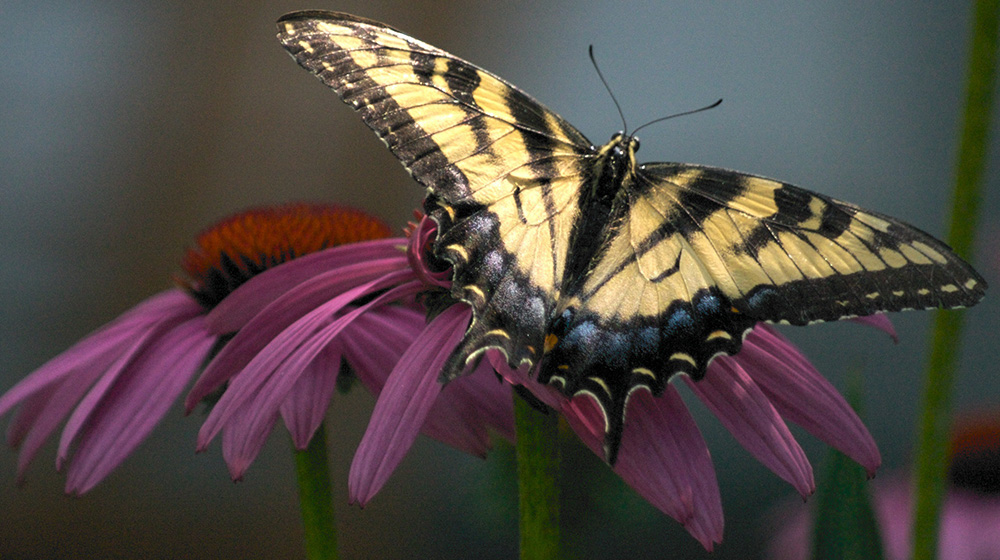
#> input picture ex1.jpg, 1000 x 560 px
$ jupyter execute --allow-errors uzv_decomp.ipynb
#> lines starting #> are read from the running program, lines starting #| are printed output that depends on the picture
[cell 1]
import numpy as np
import matplotlib.pyplot as plt
import pandas as pd
import cv2
import pylab
import imageio
import glob
import skimage

[cell 2]
img = cv2.imread('ex1.jpg',0)
#> img: shape (560, 1000); min 0, max 255, mean 76.3

[cell 3]
def rrr_uzv_col_reordered(a,sim=False,r=None,V=None):

    m,n = a.shape[0],a.shape[1]

    if(sim and r is not None):
        l = 2*r
    else:
        l = int(np.ceil(np.square(np.linalg.norm(a,ord='nuc')/np.linalg.norm(a,ord='fro'))))

    if(V is not None):
        z2 = V
    else:
        z2 = np.random.randn(n,l)

    q=4

    for i in range(q):
        z1 = np.matmul(a,z2)
        z2 = np.matmul(np.transpose(a),z1)

        u, r1 = np.linalg.qr(z1)
        v, r2 = np.linalg.qr(z2)
        z2 = v

    a_av = np.matmul(a,v)
    permute_index = np.argsort(np.linalg.norm(a_av,axis=0))[::-1]
    us = u[:,permute_index]
    vs = v[:,permute_index]
    zs = np.matmul(np.matmul(us.T,a),vs)
    a_s = np.matmul(np.matmul(us,zs),vs.T)
    rmse2  = np.sqrt(np.sum(np.square(a-a_s))/(m*n))

    return a_s,rmse2,us,zs,vs

[cell 4]
plt.plot(np.linalg.svd(img)[1])
plt.ylabel("Singular Value")
plt.xlabel("No of Singular Values")
plt.title("Spectral Graph (Decay of Singular Values of an Image)")
plt.show()
#> figure, not shown here; curve peaks at x = 0, y = 60361.8

[cell 5]
u,z,v = np.linalg.svd(img)
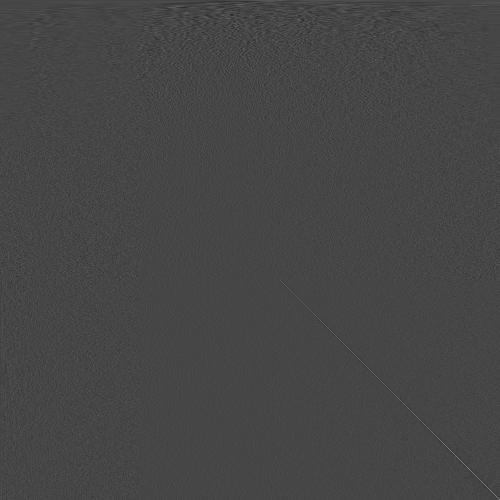
#> v: shape (1000, 1000) float64 (shown at 1/2 size); min -0.257, max 0.679, mean 3.59e-05; drawn with min black and max white
#> z = 560 values, max 60361.8 at index 0, min 9.46 at index 559, mean 534.2

[cell 6]
a_s,err,u1,z1,v1 = rrr_uzv_col_reordered(img)
#> in rrr_uzv_col_reordered, `l = int(np.ceil(np.square(np.linalg.norm(a,ord='nuc')/np.linalg.norm(a..`: l = 21
#> after the loop in rrr_uzv_col_reordered, `for i in range(q):`:
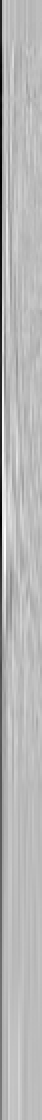
#> z1: shape (560, 21) float64 (shown 2 times larger); min -3536.9, max 1242.4, mean -119.3; drawn with min black and max white
#> in rrr_uzv_col_reordered, `permute_index = np.argsort(np.linalg.norm(a_av,axis=0))[::-1]`: permute_index = 21 values, max 20 at index 18, min 0 at index 0, mean 10
#> in rrr_uzv_col_reordered, `a_s = np.matmul(np.matmul(us,zs),vs.T)`:
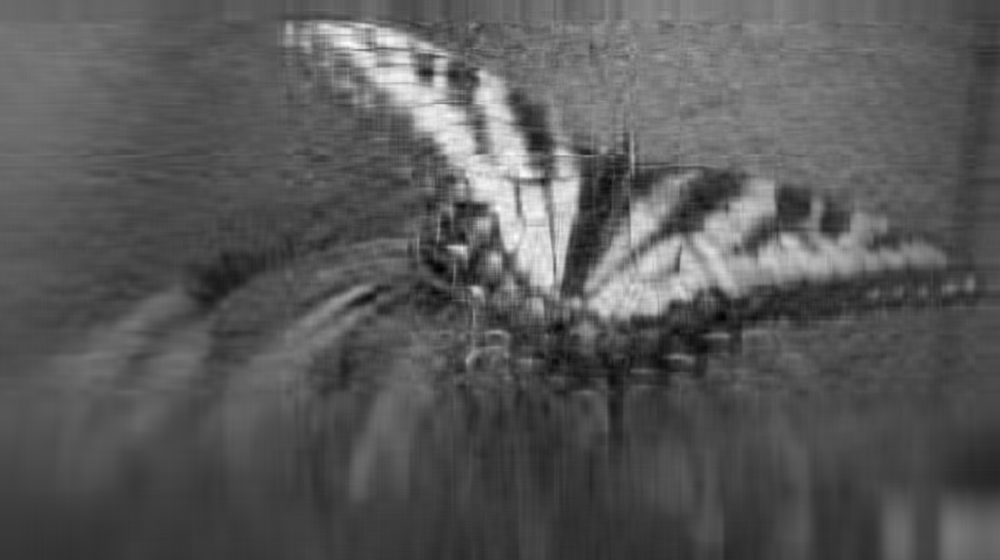
#> a_s: shape (560, 1000) float64; min -31.91, max 278.3, mean 76.3; drawn with min black and max white
#> in rrr_uzv_col_reordered, `rmse2  = np.sqrt(np.sum(np.square(a-a_s))/(m*n))`: rmse2 = 14.28
#> err = 14.28

[cell 7]
err
#> Out = 14.28

[cell 8]
z1.shape
#> Out = (21, 21)

[cell 9]
z_rrr = np.zeros(z.shape)
#> z_rrr = 560 values from 0 to 0

[cell 10]
for i in range(z1.shape[0]):
    z_rrr[i] = z1[i][i]
#> after the loop, z_rrr = 560 values, max 60361.8 at index 0, min -10633 at index 2, mean 159.8

[cell 11]
z_rrr.shape
#> Out = (560,)

[cell 12]
z.shape
#> Out = (560,)

[cell 13]
plt.plot(abs(z_rrr),label = "Obtained in RRR_UZVD")
plt.plot(z,label="Obtained in SVD")
plt.title("Decay of Singular Values")
plt.xlim(0,50)
plt.legend()
plt.show()
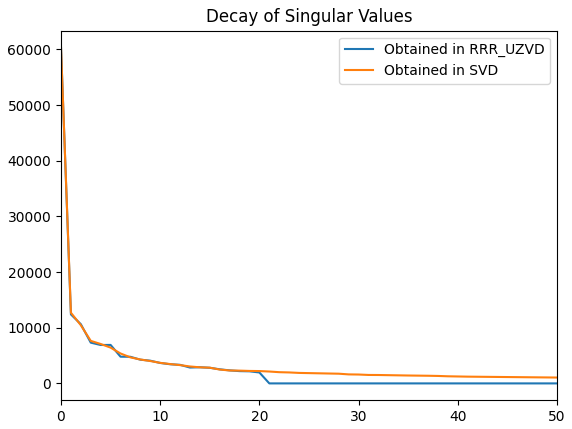
#> figure drawn by matplotlib, 1 panel; curve peaks at x = 0, y = 60361.8; curve peaks at x = 0, y = 60361.8

[cell 14]
plt.show()

[cell 15]
k = 50

[cell 16]
u.shape
#> Out = (560, 560)

[cell 17]
v.shape
#> Out = (1000, 1000)

[cell 18]
z.shape
#> Out = (560,)

[cell 19]
Ar = np.zeros((len(u), len(v)))
#> Ar: shape (560, 1000) float64; every value is 0
for i in range(25):
    Ar += z[i] * np.outer(u.T[i], v[i])
#> this loop made 25 passes
#> pass 1, `Ar += z[i] * np.outer(u.T[i], v[i])`:
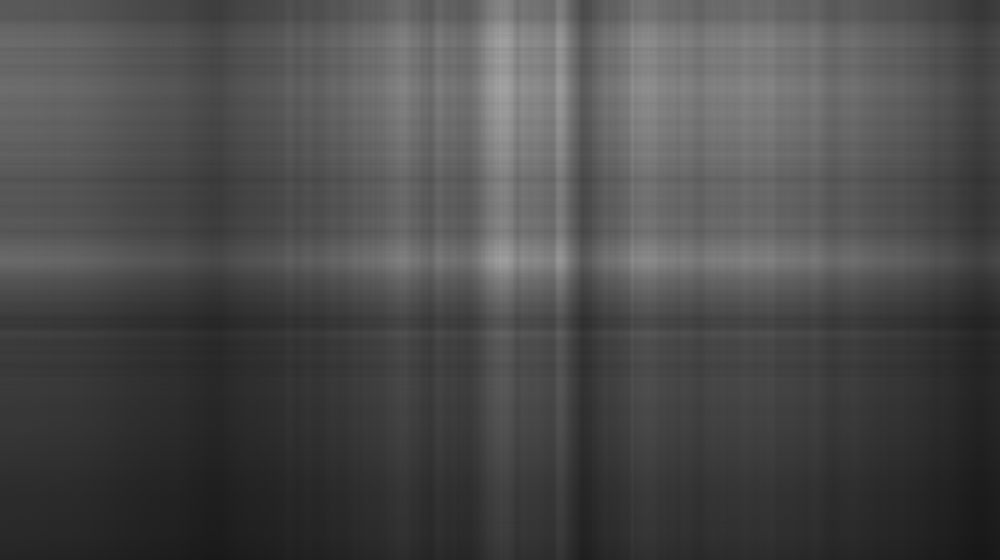
#> Ar: shape (560, 1000) float64; min 22.84, max 164.6, mean 75.8

plt.imshow(Ar,cmap='gray')
plt.show()

[cell 20]
Ar.shape
#> Out = (560, 1000)

[cell 21]
plt.imshow(img,cmap='gray')
plt.show()

[cell 22]
img = cv2.imread('ex1.jpg',0)
img = img + 10*np.random.randn(*img.shape)
u,z,v = np.linalg.svd(img)
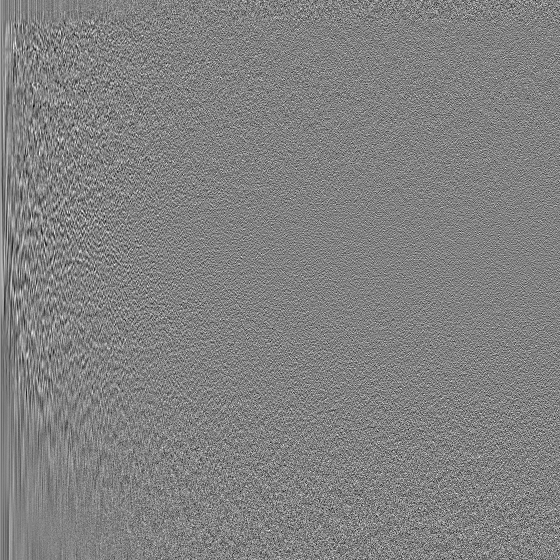
#> u: shape (560, 560) float64; min -0.212, max 0.205, mean 3.13e-05; drawn with min black and max white
#> z = 560 values, max 60380.7 at index 0, min 95.15 at index 559, mean 695.3

plt.imshow(img,cmap='gray')
plt.show()

plt.plot(z)
plt.ylabel("Singular Value")
plt.xlabel("No of Singular Values")
plt.title("Spectral Graph (Decay of Singular Values of an Image)")
plt.show()
#> figure, not shown here; curve peaks at x = 0, y = 60380.7

Ar = np.zeros((len(u), len(v)))
for i in range(25):
    Ar += z[i] * np.outer(u.T[i], v[i])

plt.imshow(Ar,cmap='gray')
plt.show()

[cell 23]
img = cv2.imread('ex1.jpg',0)
img = skimage.util.random_noise(img,mode='pepper')

u,z,v = np.linalg.svd(img)
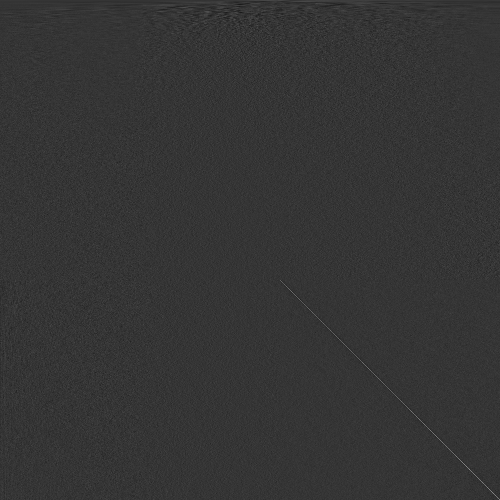
#> v: shape (1000, 1000) float64 (shown at 1/2 size); min -0.199, max 0.756, mean 2.29e-05; drawn with min black and max white
#> z = 560 values, max 224.8 at index 0, min 0.506 at index 559, mean 3.4

plt.imshow(img,cmap='gray')
plt.show()

plt.plot(z)
plt.ylabel("Singular Value")
plt.xlabel("No of Singular Values")
plt.title("Spectral Graph (Decay of Singular Values of an Image)")
plt.show()
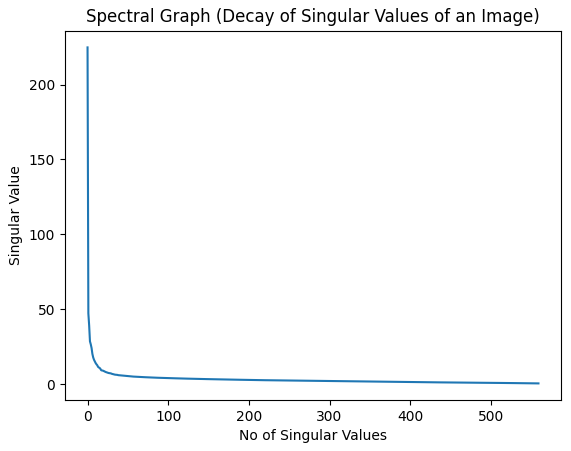
#> figure drawn by matplotlib, 1 panel; curve peaks at x = 0, y = 224.8

Ar = np.zeros((len(u), len(v)))
for i in range(25):
    Ar += z[i] * np.outer(u.T[i], v[i])
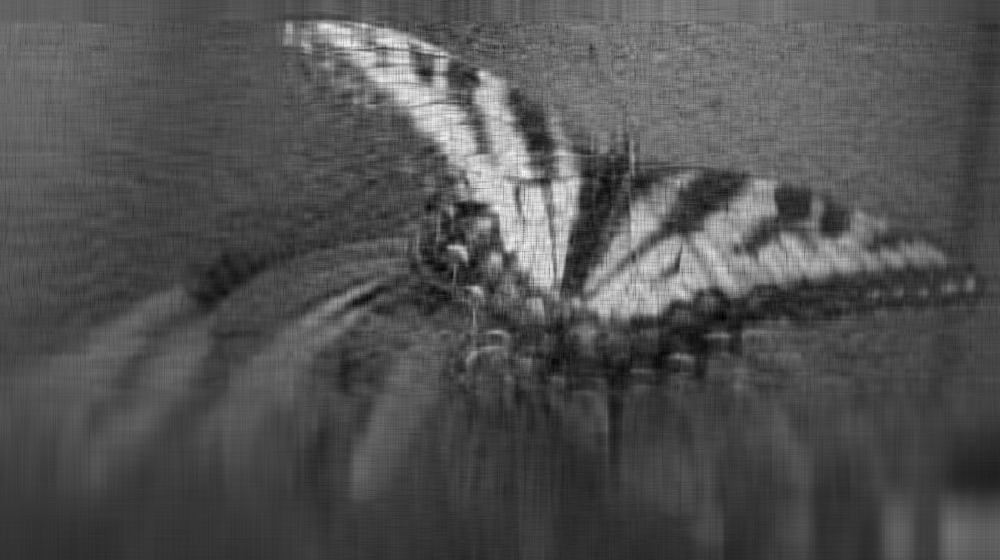
#> Ar: shape (560, 1000) float64; min -0.121, max 1.14, mean 0.284; drawn with min black and max white

plt.imshow(Ar,cmap='gray')
plt.show()

[cell 24]
def rrr_uzv_1(a,m,n,l):

    z2 = np.random.randn(n,l)
    z1 = np.matmul(a,z2)
    z2 = np.matmul(np.transpose(a),z1)
    u, r1 = np.linalg.qr(z1)
    v, r2 = np.linalg.qr(z2)
    z = np.matmul(np.matmul(u.T,a),v)
    a1 = np.matmul(np.matmul(u,z),v.T)
    rmse1 = np.sqrt(np.sum(np.square(a-a1))/(m*n))

    return a1,rmse1

[cell 25]
m,n = 10,4

[cell 26]
a = 100*np.random.randn(m, n)

[cell 27]
num_rank = np.linalg.matrix_rank(a)

[cell 28]
num_rank

[cell 29]
l = int(np.ceil(np.square(np.linalg.norm(a,ord='nuc')/np.linalg.norm(a,ord='fro'))))

[cell 30]
l

## Algorithm 1:
### RRR-UZV Decomposition:

[cell 31]
a_pred, rmse1 = rrr_uzv_1(a,m,n,l)

#### RMSE Loss:

[cell 32]
rmse1

## Algorithm 2 :
### Using Column Reordering

[cell 33]
a_pred_2, rmse2,u,z,v = rrr_uzv_col_reordered(a)

#### RMSE Loss:

[cell 34]
rmse2

[cell 35]
def rmse(a,b):
    m,n = a.shape[0],a.shape[1]
    return np.sqrt(np.sum(np.square(a-b))/(m*n))

[cell 36]
def S_sigma(x,sigma):

    for i in range(x.shape[0]):
        for j in range(x.shape[1]):
            x[i][j] = np.sign(x[i][j])*max((np.abs(x[i][j])-sigma),0)

    return x

[cell 37]
def D_sigma(U,Z,V,sigma):

    Z_temp = np.zeros(Z.shape)

    for i in range(Z.shape[0]):
        Z_temp[i][i] = np.sign(Z[i][i])*max((np.abs(Z[i][i])-sigma),0)

    return np.matmul(np.matmul(U,Z_temp),V.T)

[cell 38]
def rpca_rrruzvd(X,sim=False,r=None):

#> called with sim = True, r = 25
    m,n = X.shape[0],X.shape[1]
    S = np.zeros((m,n))
#     L = np.random.randn(m,n)
    Y = np.zeros((m,n))

    tolerance = 1e-3
    eps2 = 1e-5
    u = min(m,n)*eps2
    lamda = 7
    rho = 1.9
    u_avg = 1e10
    converge = False
    V = None

    while not converge:

        (A,err,U,Z,V) = rrr_uzv_col_reordered((X-S+(Y/u)),sim=sim,r=r,V=V)

        L = D_sigma(U,Z,V,sigma=(1/u))
        S = np.array(S_sigma((X-L+(Y/u)),sigma=(lamda/u)))
        print(S.shape)
        Y = Y + u*(X-L-S)
        u = max(rho*u,u_avg)

        X_pred = L+S

        loss = rmse(X,X_pred)
        pred_ratio = np.linalg.norm((X-L-S),ord='fro')/np.linalg.norm((X),ord='fro')
        r = np.linalg.matrix_rank(L)
        print("Error: {}, Ratio: {}, Pred_rank: {}".format(err,pred_ratio,r))
        if(pred_ratio < tolerance):
            converge = True
            break

    return L,S

### Showcasing Decay of Singular Values for Images

### Randomly Generated Data Recovery

[cell 39]
m,n = 500,500

[cell 40]
r_low = int(0.05*n)
s = int(0.05*n*n)

[cell 41]
r_low

[cell 42]
U = np.random.randn(n,r_low)
V = np.random.randn(n,r_low)
L = np.matmul(U,V.T)
S = np.zeros((n,n))
index1 = np.random.randint(0,high=n,size=s)
index2 = np.random.randint(0,high=n,size=s)
S[index1,index2] = np.random.randint(-100,high=100,size=s)

[cell 43]
X = L+S

[cell 44]
L1, S1 = rpca_rrruzvd(X,sim=True,r=r_low)

## Real World Datasets Implementation :
* #### Background Subtraction

[cell 45]
filename = 'sur1.webm'
#> (the rest of this cell did not finish here and is left out)

#> (a cell that did not finish here is left out)

[cell 47]
X.shape

[cell 48]
L,S = rpca_rrruzvd(X,sim=False,r=None)
#> (the rest of this cell did not finish here and is left out)

[cell 49]
X.shape

#> (a cell that did not finish here is left out)

[cell 51]
# f, axarr = plt.subplots(1,3,figsize=(15,15))
# axarr[0,0].set_title('Original Image')
# axarr[0,1].set_title('Low rank Matrix : (Background)')
# axarr[0,2].set_title('Sparse Representation (Foreground)')

# for i in range(10):

#     axarr[i,0].imshow(X[:,i].reshape(x,y),cmap='gray')
#     axarr[i,1].imshow(L[:,i].reshape(x,y),cmap='gray')
#     axarr[i,2].imshow(S[:,i].reshape(x,y),cmap='gray')

# plt.show()

## Shadow and Specularity Removal

[cell 52]
file_names = (glob.glob("./face_data/*.pgm"))

[cell 53]
is1 = True
for file in file_names:

    frame = cv2.imread(file,0)
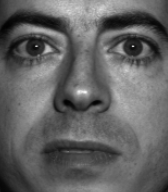
#> input picture face_data/yaleB06_P00A-005E+10.pgm, 168 x 192 px
#> frame is the input picture: shape (192, 168); min 2, max 245, mean 98.8
    face_shape = frame.shape
#> face_shape = (192, 168)
    frame_f = frame.flatten()
    if(is1):
        X_face = frame_f
        is1 = False
    else:
        X_face = np.column_stack((X_face,frame_f))
        if(X_face.shape[1]>200):
            break

    plt.imshow(frame,cmap='gray')
    plt.show()

[cell 54]
face_shape

[cell 55]
X_face.shape

[cell 56]
L,S = rpca_rrruzvd(X_face,sim=False,r=None)

[cell 57]
x,y = face_shape
f, axarr = plt.subplots(3,3,figsize=(16,16))
axarr[0,0].set_title('Original Image')
axarr[0,1].set_title('Low rank Matrix : (Background)')
axarr[0,2].set_title('Sparse Representation (Foreground)')

#> (the rest of this cell did not finish here and is left out)
